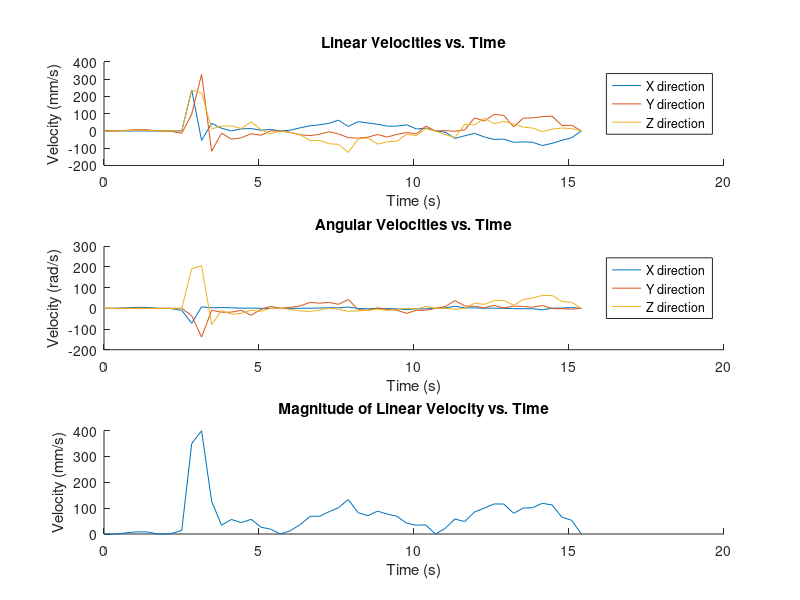

The MATLAB script that drew this image:
time = csvread('time.csv');
lin = csvread('lin.csv');
ang = csvread('ang.csv');
mag = csvread('mag.csv');

figure(1)

subplot(3,1,1)
hold on;
plot(time, lin(:,1));
plot(time, lin(:,2));
plot(time, lin(:,3));
title('Linear Velocities vs. Time');
xlabel('Time (s)');
ylabel('Velocity (mm/s)');
legend('X direction', 'Y direction', 'Z direction');

hold off;

subplot(3,1,2)
hold on;
plot(time, ang(:,1));
plot(time, ang(:,2));
plot(time, ang(:,3));
title('Angular Velocities vs. Time');
xlabel('Time (s)');
ylabel('Velocity (rad/s)');
legend('X direction', 'Y direction', 'Z direction');
hold off;

subplot(3,1,3)
hold on;
plot(time, mag);
title('Magnitude of Linear Velocity vs. Time');
xlabel('Time (s)');
ylabel('Velocity (mm/s)');

hold off;


